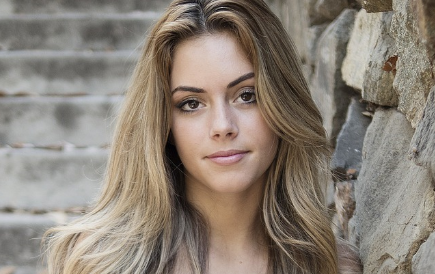
#> input picture opencv_udemy/cascade/images/face.png, 435 x 274 px, found by its file name
$ python goz_algilama_foto.py
#> lines starting #> are read from the running program, lines starting #| are printed output that depends on the picture; after the words box and inside, x2 and y2 are one past the last pixel; in counts of white or black regions, pixels touching at a corner belong together
import cv2

img = cv2.imread("C:/opencv_udemy/cascade/images/face.png")
#> img is the input picture: shape (274, 435, 3); mean B, G, R 119.3, 130, 140.1
face_cascade = cv2.CascadeClassifier("C:/opencv_udemy/cascade/haar_cascade/frontalface.xml")
eye_cascade = cv2.CascadeClassifier("C:/opencv_udemy/cascade/haar_cascade/eye.xml")

gray = cv2.cvtColor(img, cv2.COLOR_BGR2GRAY)
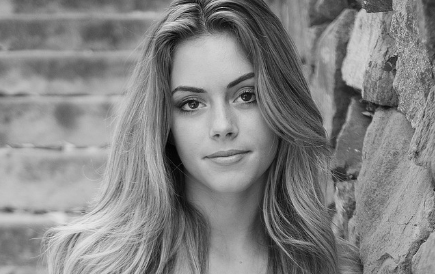
#> gray: shape (274, 435); min 1, max 236, mean 131.8
faces = face_cascade.detectMultiScale(gray, scaleFactor=1.3, minNeighbors=5)
#> faces = [[151, 48, 138, 138]]

for (x, y, w, h) in faces:
    cv2.rectangle(img, (x, y), (x + w, y + h), (0, 255, 0), 3)
    roi_gray = gray[y:y + h, x:x + w]
    roi_color = img[y:y + h, x:x + w]

    eyes = eye_cascade.detectMultiScale(roi_gray, scaleFactor=1.1, minNeighbors=5, minSize=(30, 30))

    for (ex, ey, ew, eh) in eyes:
        cv2.rectangle(roi_color, (ex, ey), (ex + ew, ey + eh), (255, 0, 0), 2)
#> this loop made 1 pass
#> (x, y, w, h, eyes) on pass 1: (151, 48, 138, 138, [[69, 27, 43, 43], [19, 34, 42, 42]])
#> pass 1, `roi_gray = gray[y:y + h, x:x + w]`:
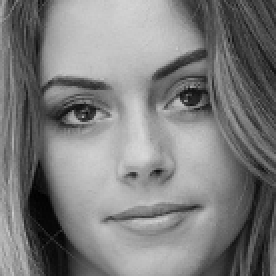
#> roi_gray: shape (138, 138) (shown 2 times larger); min 1, max 216, mean 125.4
#> pass 1, `roi_color = img[y:y + h, x:x + w]`:
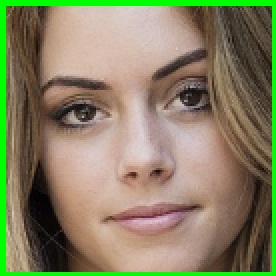
#> roi_color: shape (138, 138, 3) (shown 2 times larger); mean B, G, R 98.4, 130, 134.5
#> after the loop:
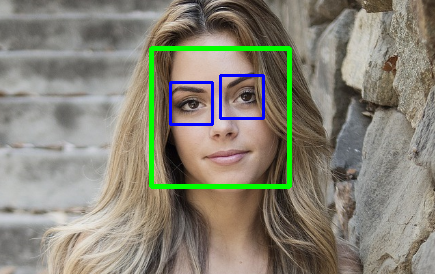
#> img: shape (274, 435, 3); 3.15% of pixels changed, all inside (x1, y1, x2, y2) = (149, 46, 292, 189)
#> after the loop:
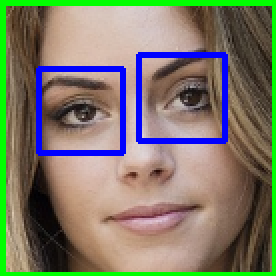
#> roi_color: shape (138, 138, 3) (shown 2 times larger); 5.31% of pixels changed, all inside (x1, y1, x2, y2) = (18, 26, 114, 78)

cv2.imshow("image", img)

cv2.waitKey(0)
cv2.destroyAllWindows()

$ run again, with opencv_udemy/cascade/images/smile.jpg saved as opencv_udemy/cascade/images/face.png
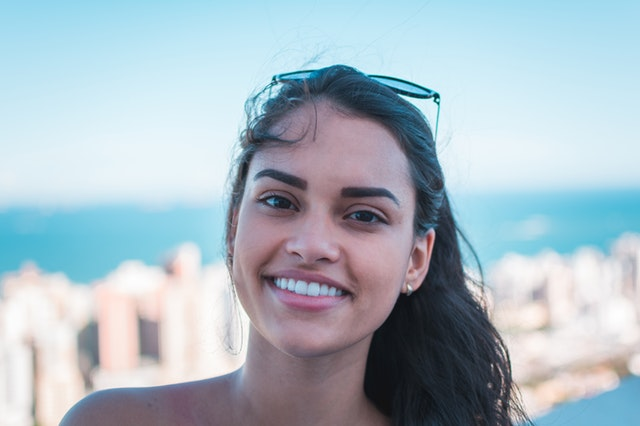
#> input picture opencv_udemy/cascade/images/smile.jpg, 640 x 426 px, found by its file name
#> img is the input picture: shape (426, 640, 3); mean B, G, R 195.2, 185.1, 169.2
#> `gray = cv2.cvtColor(img, cv2.COLOR_BGR2GRAY)`:
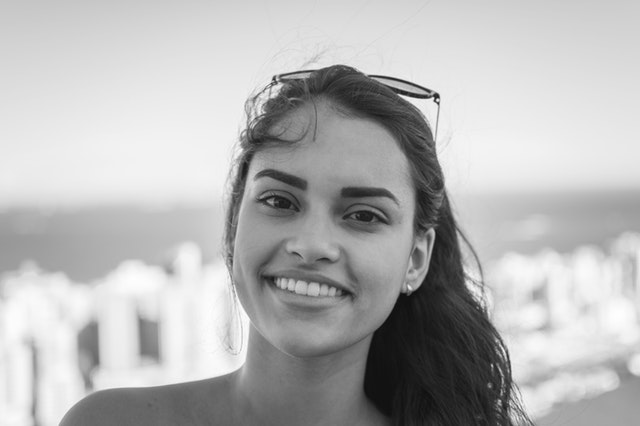
#> gray: shape (426, 640); min 12, max 255, mean 181.5
#> faces = [[201, 117, 229, 229]]
#> the loop `for (x, y, w, h) in faces:` made 1 pass
#> after the loop `for (x, y, w, h) in faces:`:
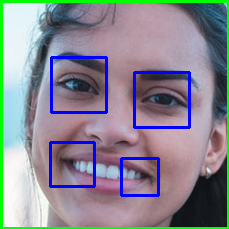
#> roi_color: shape (229, 229, 3); mean B, G, R 146.2, 136.1, 136.1
